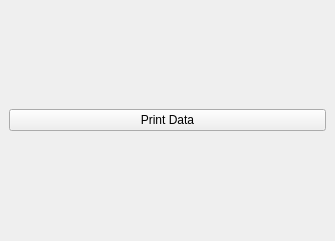
<?xml version="1.0" encoding="UTF-8"?>
<ui version="4.0">
 <class>MainWindow</class>
 <widget class="QMainWindow" name="MainWindow">
  <property name="geometry">
   <rect>
    <x>0</x>
    <y>0</y>
    <width>335</width>
    <height>241</height>
   </rect>
  </property>
  <property name="windowTitle">
   <string>MainWindow</string>
  </property>
  <widget class="QWidget" name="centralwidget">
   <layout class="QGridLayout" name="gridLayout">
    <item row="0" column="0">
     <widget class="QPushButton" name="PrintDataButton">
      <property name="text">
       <string>Print Data</string>
      </property>
     </widget>
    </item>
   </layout>
  </widget>
 </widget>
 <resources/>
 <connections/>
</ui>
